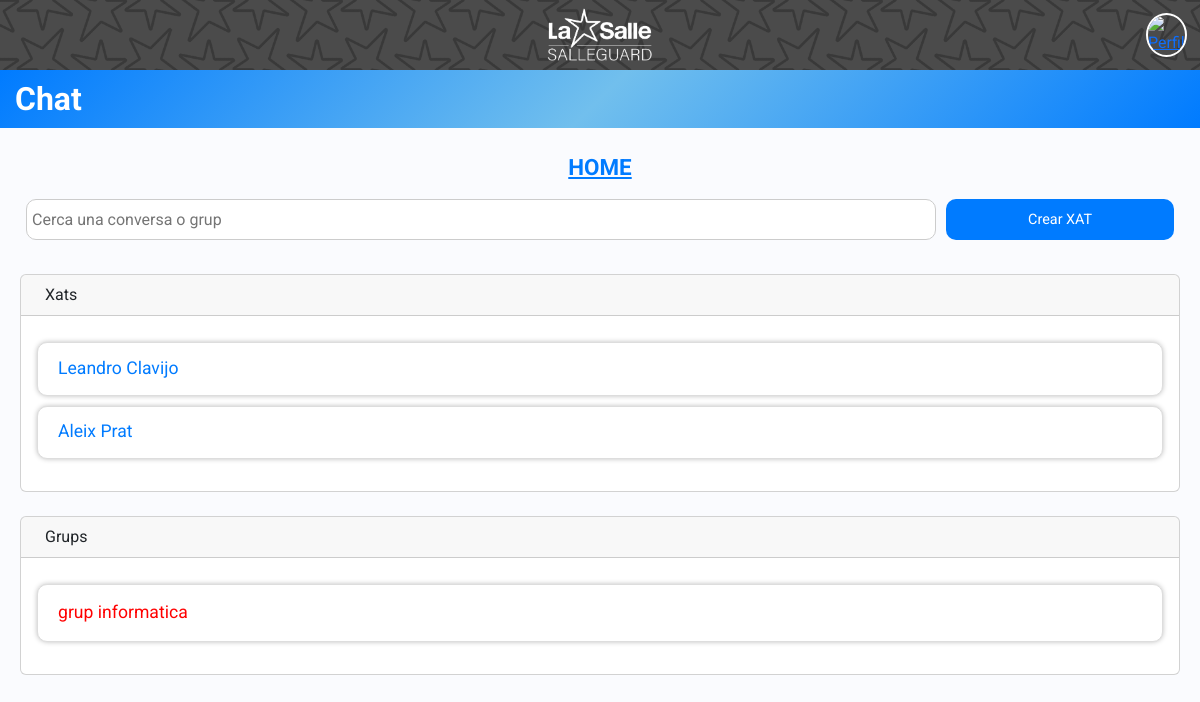
The page /index.php?controller=Login&method=xat (signed in) on the database its author committed.
### tables this page shows
CREATE TABLE `xats` (
  `id` int(11) NOT NULL,
  `usuari1_id` int(11) NOT NULL,
  `usuari2_id` int(11) NOT NULL
);

CREATE TABLE `grups` (
  `id` int(11) NOT NULL,
  `nom` varchar(255) NOT NULL
);

### app/controllers/Login.php (called while the page is built, shortened)
<?php
class LoginController
{
    public function xat()
    {
        require "app/views/xat/xat.php";
    }
}

### app/views/xat/xat.php (the view, shortened to what this page needs)
<?php
require_once 'app/models/connexio.php';
$usuari_id = $_SESSION['usuari'][0];
if (isset($_GET['cerca'])) {
    $cerca = '%' . $_GET['cerca'] . '%';
    $query_converses = "
    SELECT x.id,
           CASE
               WHEN x.usuari1_id = ? THEN u2.nom_cognoms
               ELSE u1.nom_cognoms
           END AS usuari_conversant
    FROM xats x
    JOIN usuaris u1 ON x.usuari1_id = u1.id
    JOIN usuaris u2 ON x.usuari2_id = u2.id
    WHERE (x.usuari1_id = ? OR x.usuari2_id = ?)
    AND (u1.nom_cognoms LIKE ? OR u2.nom_cognoms LIKE ?)
    ";
    $stmt = mysqli_prepare($conn, $query_converses);
    mysqli_stmt_bind_param($stmt, 'iiiss', $usuari_id, $usuari_id, $usuari_id, $cerca, $cerca);
    mysqli_stmt_execute($stmt);
    $resultat_converses = mysqli_stmt_get_result($stmt);
    $query_grups = "
        SELECT g.id, g.nom
        FROM grups g
        JOIN membres_grup mg ON g.id = mg.grup_id
        WHERE mg.usuari_id = ?
        AND g.nom LIKE ?
    ";
    $stmt_grups = mysqli_prepare($conn, $query_grups);
    mysqli_stmt_bind_param($stmt_grups, 'is', $usuari_id, $cerca);
    mysqli_stmt_execute($stmt_grups);
    $resultat_grups = mysqli_stmt_get_result($stmt_grups);
} else {
    $query_converses = "
    SELECT x.id,
           CASE
               WHEN x.usuari1_id = ? THEN u2.nom_cognoms
               ELSE u1.nom_cognoms
           END AS usuari_conversant
    FROM xats x
    JOIN usuaris u1 ON x.usuari1_id = u1.id
    JOIN usuaris u2 ON x.usuari2_id = u2.id
    WHERE x.usuari1_id = ? OR x.usuari2_id = ?
    ";
    $stmt = mysqli_prepare($conn, $query_converses);
    mysqli_stmt_bind_param($stmt, 'iii', $usuari_id, $usuari_id, $usuari_id);
    mysqli_stmt_execute($stmt);
    $resultat_converses = mysqli_stmt_get_result($stmt);
    $query_grups = "
        SELECT g.id, g.nom
        FROM grups g
        JOIN membres_grup mg ON g.id = mg.grup_id
        WHERE mg.usuari_id = ?
    ";
    $stmt_grups = mysqli_prepare($conn, $query_grups);
    mysqli_stmt_bind_param($stmt_grups, 'i', $usuari_id);
    mysqli_stmt_execute($stmt_grups);
    $resultat_grups = mysqli_stmt_get_result($stmt_grups);
}
?>
<?php include("app/views/layouts/header/header.php"); ?>
<link rel="stylesheet" href="public/css/styleXat.css">
<body>
    <div class="wrapper">
        <?php
        include("app/views/layouts/menu/menu.php");
        ?>
        <main class="main">
            <div class="fondo-xat">
                <div class="text-chat">
                    <label>Chat</label>
                </div>
            </div>
            <div class="p-3">
                <header class="header">
                    <h1>HOME</h1>
                </header>
                <section class="cercador">
                    <input type="text" id="cercador" class="cercador-input" placeholder="Cerca una conversa o grup" oninput="cercar()">
                    <button id="cercador" class="cercador-button btn">Crear XAT</button>
                </section>
                <div class="card m-1 mt-4">
                    <div class="card-header">
                        Xats
                    </div>
                    <div class="card-body">
                        <section class="converses m-0" id="usuaris">
                            <?php if ($resultat_converses && mysqli_num_rows($resultat_converses) > 0): ?>
                                <ul>
                                    <?php while ($row = mysqli_fetch_assoc($resultat_converses)): ?>
                                        <li class="chat-contenido">
                                            <a href="index.php?controller=Login&method=xat_detall&xat_id=<?php echo $row['id']; ?>">
                                                <?php echo htmlspecialchars($row['usuari_conversant']); ?>
                                            </a>
                                        </li>
                                    <?php endwhile; ?>
                                </ul>
                            <?php else: ?>
                                <p>No tens converses actives.</p>
                            <?php endif; ?>
                        </section>
                    </div>
                </div>
                <div class="card m-1 mt-4">
                    <div class="card-header">
                        Grups
                    </div>
                    <div class="card-body">
                        <section class="converses m-0" id="grups">
                            <?php if ($resultat_grups && mysqli_num_rows($resultat_grups) > 0): ?>
                                <ul>
                                    <?php while ($row = mysqli_fetch_assoc($resultat_grups)): ?>
                                        <li class="group-contenido">
                                            <a href="index.php?controller=Login&method=grup_detall&grup_id=<?php echo $row['id']; ?>">
                                                <?php echo htmlspecialchars($row['nom']); ?>
                                            </a>
                                        </li>
                                    <?php endwhile; ?>
                                </ul>
                            <?php else: ?>
                                <p>No tens grups creats.</p>
                            <?php endif; ?>
                        </section>
                    </div>
                </div>
            </div>
        </main>
    </div>
</body>
</html>

### public/css/styleNav.css (style rules this page uses)
a { text-decoration: none; }
li { list-style: none; }
h1 { font-weight: 600; font-size: 1.5rem; }
body { font-family: 'Poppins', sans-serif; }
.wrapper { display: flex; }
.main { margin-top: 70px; min-height: calc(100vh - 70px); width: 100%; overflow: hidden; transition: all 0.35s ease-in-out; background-color: #fafbfe; }
.card-header { display: flex; align-items: center; justify-content: flex-start; }

### public/css/styleXat.css (style rules this page uses)
:root { --salle_dark: #000000; --salle: #141414; --salle_light: #3e3e3e; --salle_extralight: #c8c8c8; --salle_darkblue: #1B2C64; --salle_blue: #334273; --salle_lightblue: #F0F8FF; }
body { font-family: 'Roboto', sans-serif; background: #f2f2f2; color: #333; margin: 0; padding: 0; }
header h1 { font-size: 2rem; color: #444; }
.converses { margin-top: 30px; }
.converses ul { list-style: none; padding: 0; }
.converses li { margin: 10px 0; background-color: #f9f9f9; padding: 10px; border-radius: 5px; box-shadow: 0 2px 5px rgba(0, 0, 0, 0.1); }
#usuaris li a { text-decoration: none; color: #007bff; font-size: 1.1rem; }
#grups li a { text-decoration: none; color: #ff0000; font-size: 1.1rem; }
header h1 { font-size: 24px; }
.fondo-xat { background: linear-gradient(135deg, #007bff, #71bfed, #007bff); width: 100%; align-items: center; justify-content: center; flex-direction: column; position: relative; padding: 5px 0px 5px 15px; margin-bottom: 10px; }
.text-chat { display: flex; align-items: start; justify-content: flex-start; color: white; overflow: hidden; }
.text-chat label { font-size: 2rem; font-weight: 700; text-align: left; animation: slideCycle 4.5s ease-in-out infinite; }
.header { display: flex; justify-content: center; align-items: center; }
.header h1 { font-size: 1.4rem; font-weight: 700; text-decoration: underline; color: #007bff; }
.cercador { display: flex; padding: 10px; }
.cercador input { width: 80%; height: auto; margin-right: 10px; border-radius: 10px; border: 1px solid #ccc; padding: 5px; transition: border-color 0.3s, box-shadow 0.3s, background-color 0.3s; }
.cercador button { width: 20%; height: auto; font-size: 0.9rem; min-width: 100px; color: white; background-color: #007bff; border: none; border-radius: 10px; cursor: pointer; padding: 10px; text-align: center; display: inline-block; transition: background-color 0.3s ease, transform 0.3s ease, box-shadow 0.3s ease; position: relative; }
.converses li { background-color: white; padding: 10px; margin: 10px 0; border-radius: 10px; border: 1px solid #ddd; list-style: none; transition: background-color 0.3s ease; box-shadow: 0 0px 5px rgba(0, 0, 0, 0.25); }
ul { padding: 0; }

### rows shown on the page
xats: usuari_conversant "Leandro Clavijo"
xats: usuari_conversant "Aleix Prat"
grups: nom "grup informatica"
